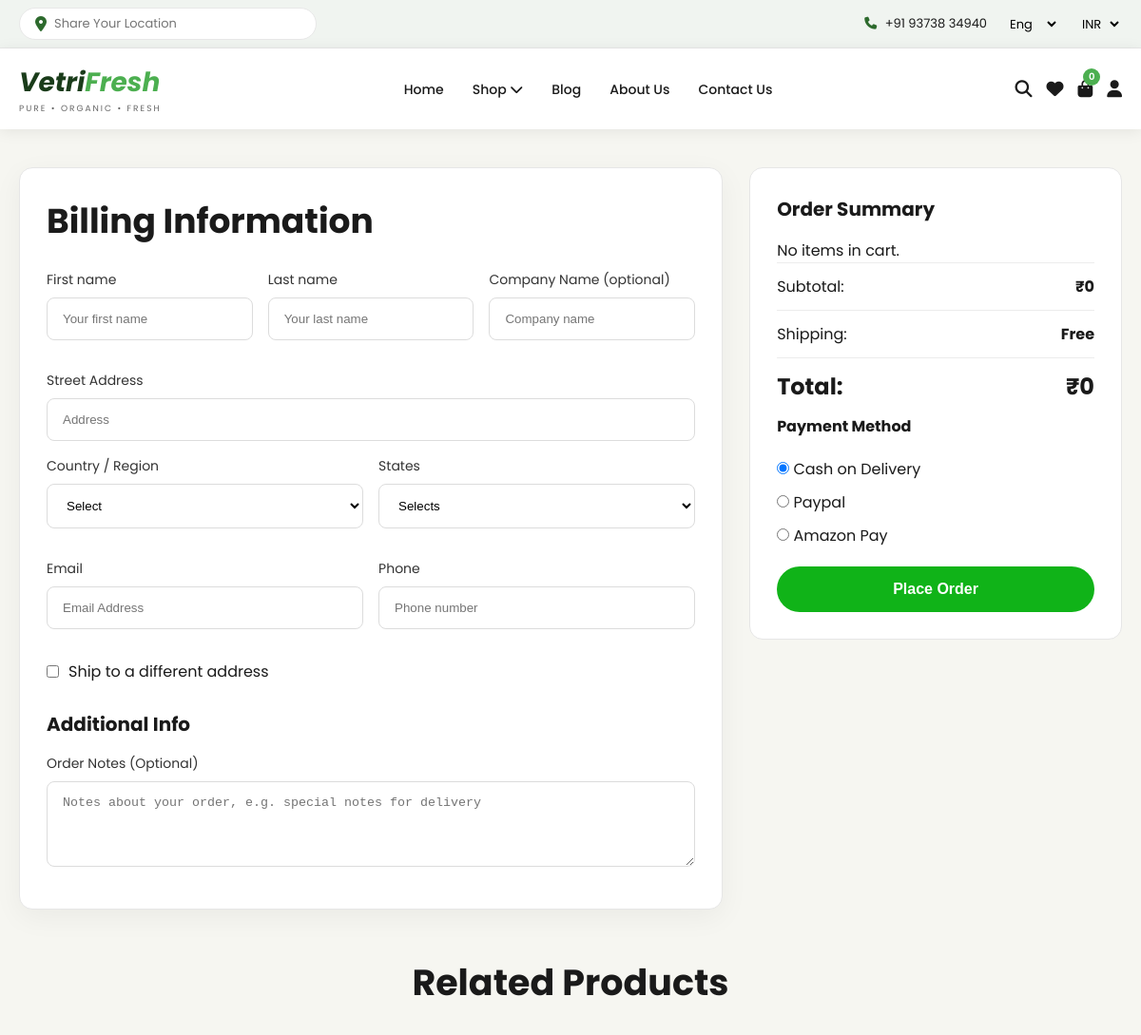
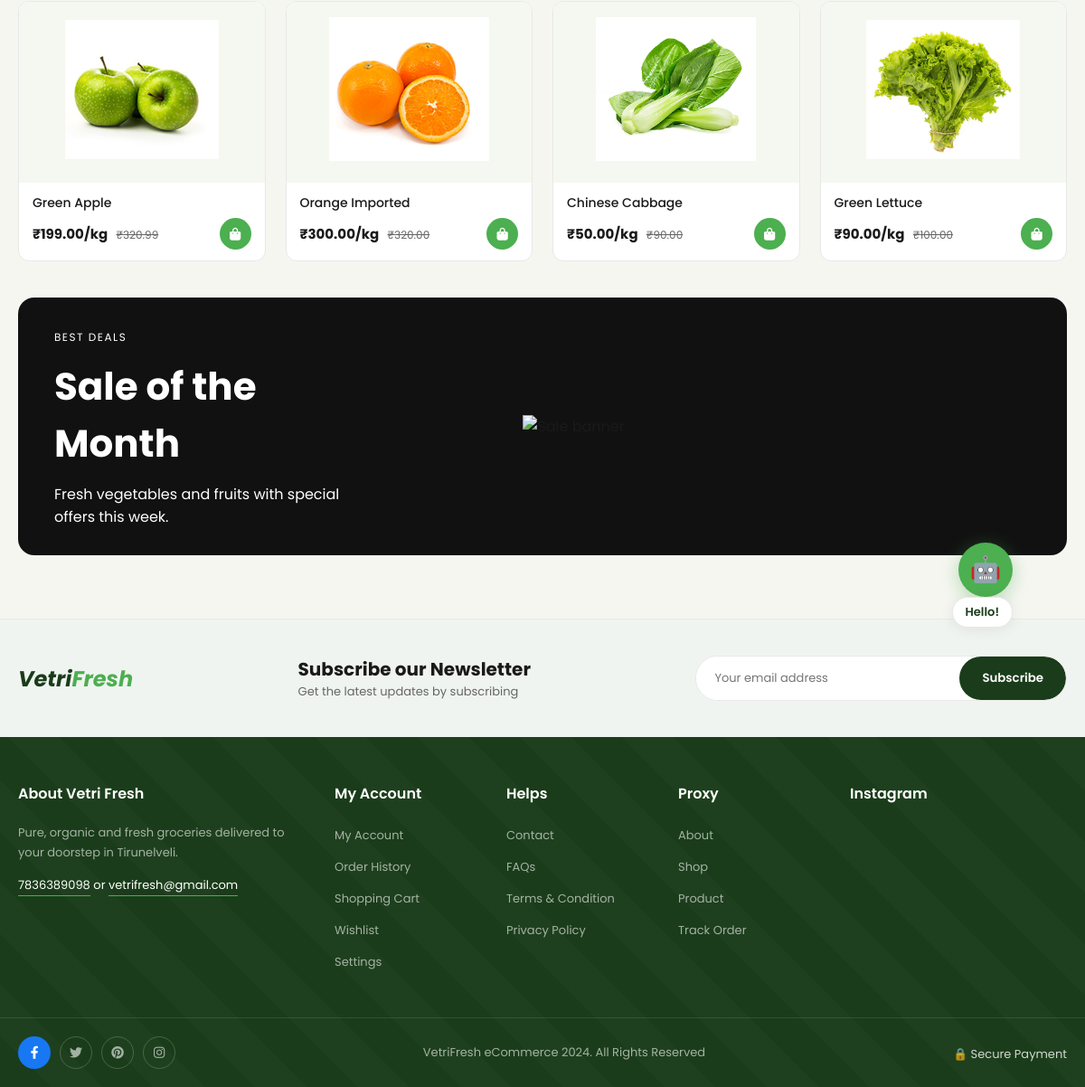
The page /orders/billing-info/ on the database its author committed (2 pictures, top to bottom).
### products/models.py (models this page shows, shortened)
class Product(models.Model):
    BADGE_CHOICES = (
        ('none', 'None'),
        ('sale', 'Sale'),
        ('new', 'New'),
        ('hot', 'Hot'),
    )
    category = models.ForeignKey(Category, on_delete=models.CASCADE, related_name='products')
    name = models.CharField(max_length=200)
    slug = models.SlugField(unique=True)
    description = models.TextField(blank=True)
    image = models.ImageField(upload_to='products/')
    price = models.DecimalField(max_digits=10, decimal_places=2)
    original_price = models.DecimalField(max_digits=10, decimal_places=2, null=True, blank=True)
    unit = models.CharField(max_length=20, default='kg')
    badge = models.CharField(max_length=10, choices=BADGE_CHOICES, default='none')
    discount_percent = models.IntegerField(default=0)
    rating = models.DecimalField(max_digits=3, decimal_places=1, default=4.0)
    rating_count = models.IntegerField(default=0)
    stock = models.IntegerField(default=100)
    is_popular = models.BooleanField(default=False)
    is_active = models.BooleanField(default=True)
    created_at = models.DateTimeField(auto_now_add=True)

### orders/views.py (the view)
# urls.py: path('billing-info/', views.billing_info, name='billing_info'),
def billing_info(request):
    session_id = get_session_id(request)
    items = CartItem.objects.filter(session_id=session_id)
    subtotal = sum([item.subtotal() for item in items])
    shipping = 0
    total = subtotal + shipping
    related_products = Product.objects.filter(stock__gt=0)[:4]
    return render(request, 'orders/billing_info.html', {
        'items': items,
        'subtotal': subtotal,
        'shipping': shipping,
        'total': total,
        'related_products': related_products,
    })

### core/context_processors.py (called while the page is built)
def cart_count(request):
    cart = request.session.get('cart', {})
    count = sum(cart.values())
    return {'cart_count': count}

### orders/views.py (called while the page is built)
def get_session_id(request):
    if not request.session.session_key:
        request.session.create()
    return request.session.session_key

### templates/orders/billing_info.html (shortened to what this page needs)
{% extends 'base.html' %}
{% load static %}
{% block content %}
<section class="checkout-page">
  <div class="container">
    <div class="checkout-grid">
      <div class="checkout-left">
        <h2 class="checkout-title">Billing Information</h2>
        <form id="billingForm" class="billing-form">
          <div class="form-row three-col">
            <div class="form-group">
              <label>First name</label>
              <input type="text" name="first_name" placeholder="Your first name" required>
            </div>
            <div class="form-group">
              <label>Last name</label>
              <input type="text" name="last_name" placeholder="Your last name" required>
            </div>
            <div class="form-group">
              <label>Company Name (optional)</label>
              <input type="text" name="company_name" placeholder="Company name">
            </div>
          </div>
          <div class="form-group">
            <label>Street Address</label>
            <input type="text" name="street_address" placeholder="Address" required>
          </div>
          <div class="form-row two-col">
            <div class="form-group">
              <label>Country / Region</label>
              <select name="country" required>
                <option value="">Select</option>
              </select>
            </div>
            <div class="form-group">
              <label>States</label>
              <select name="state" required>
                <option value="">Selects</option>
              </select>
            </div>
          </div>
          <div class="form-row two-col">
            <div class="form-group">
              <label>Email</label>
              <input type="email" name="email" placeholder="Email Address" required>
            </div>
            <div class="form-group">
              <label>Phone</label>
              <input type="text" name="phone" placeholder="Phone number" required>
            </div>
          </div>
          <label class="ship-check">
            <input type="checkbox" name="ship_other">
            <span>Ship to a different address</span>
          </label>
          <div class="additional-info">
            <h3>Additional Info</h3>
            <div class="form-group">
              <label>Order Notes (Optional)</label>
              <textarea name="notes" rows="4" placeholder="Notes about your order, e.g. special notes for delivery"></textarea>
            </div>
          </div>
        </form>
      </div>
      <div class="checkout-right">
        <div class="summary-card">
          <h3>Order Summary</h3>
          {% for item in items %}
          <div class="summary-item">
            <img src="{{ item.product.image.url }}" alt="{{ item.product.name }}">
            <div class="summary-item-info">
              <span>{{ item.product.name }} x{{ item.quantity }}</span>
            </div>
            <strong>₹{{ item.subtotal }}</strong>
          </div>
          {% empty %}
          <p class="empty-cart-msg">No items in cart.</p>
          {% endfor %}
          <div class="summary-line">
            <span>Subtotal:</span>
            <strong>₹{{ subtotal }}</strong>
          </div>
          <div class="summary-line">
            <span>Shipping:</span>
            <strong>Free</strong>
          </div>
          <div class="summary-line total-line">
            <span>Total:</span>
            <strong>₹{{ total }}</strong>
          </div>
          <h4 class="payment-heading">Payment Method</h4>
          <div class="payment-methods">
            <label><input type="radio" name="payment" checked> Cash on Delivery</label>
            <label><input type="radio" name="payment"> Paypal</label>
            <label><input type="radio" name="payment"> Amazon Pay</label>
          </div>
          <button type="button" class="place-order-btn" onclick="openPaymentModal()">Place Order</button>
        </div>
      </div>
    </div>
    <div class="related-section">
      <h2>Related Products</h2>
      <div class="related-grid">
        {% for rp in related_products %}
        <div class="shop-product-card">
          <div class="shop-product-img">
            <a href="/products/{{ rp.slug }}/">
              <img src="{{ rp.image.url }}" alt="{{ rp.name }}">
            </a>
          </div>
          <div class="shop-product-info">
            <a href="/products/{{ rp.slug }}/" class="shop-product-name">{{ rp.name }}</a>
            <div class="product-price-row">
              <div>
                <span class="product-price">₹{{ rp.price }}/{{ rp.unit }}</span>
                {% if rp.original_price %}
                <span class="product-original">₹{{ rp.original_price }}</span>
                {% endif %}
              </div>
              <button class="btn-add-cart" onclick="window.location='{% url 'add_to_cart' rp.id %}'">
                <i class="fas fa-shopping-bag"></i>
              </button>
            </div>
          </div>
        </div>
        {% endfor %}
      </div>
    </div>
    <div class="checkout-banner">
      <div class="banner-content">
        <span>BEST DEALS</span>
        <h3>Sale of the Month</h3>
        <p>Fresh vegetables and fruits with special offers this week.</p>
      </div>
      <img src="{% static 'images/ban.png' %}" alt="Sale banner">
    </div>
  </div>
</section>
{% endblock %}

### rows shown on the page
Product: image (picture), name "Green Apple", price "199.00", unit "kg", original_price "320.99"
Product: image (picture), name "Orange Imported", price "300.00", unit "kg", original_price "320.00"
Product: image (picture), name "Chinese Cabbage", price "50.00", unit "kg", original_price "90.00"
Product: image (picture), name "Green Lettuce", price "90.00", unit "kg", original_price "100.00"

### other values the page prints
{{ cart_count }} "0"
{{ subtotal }} "0"
{{ total }} "0"
